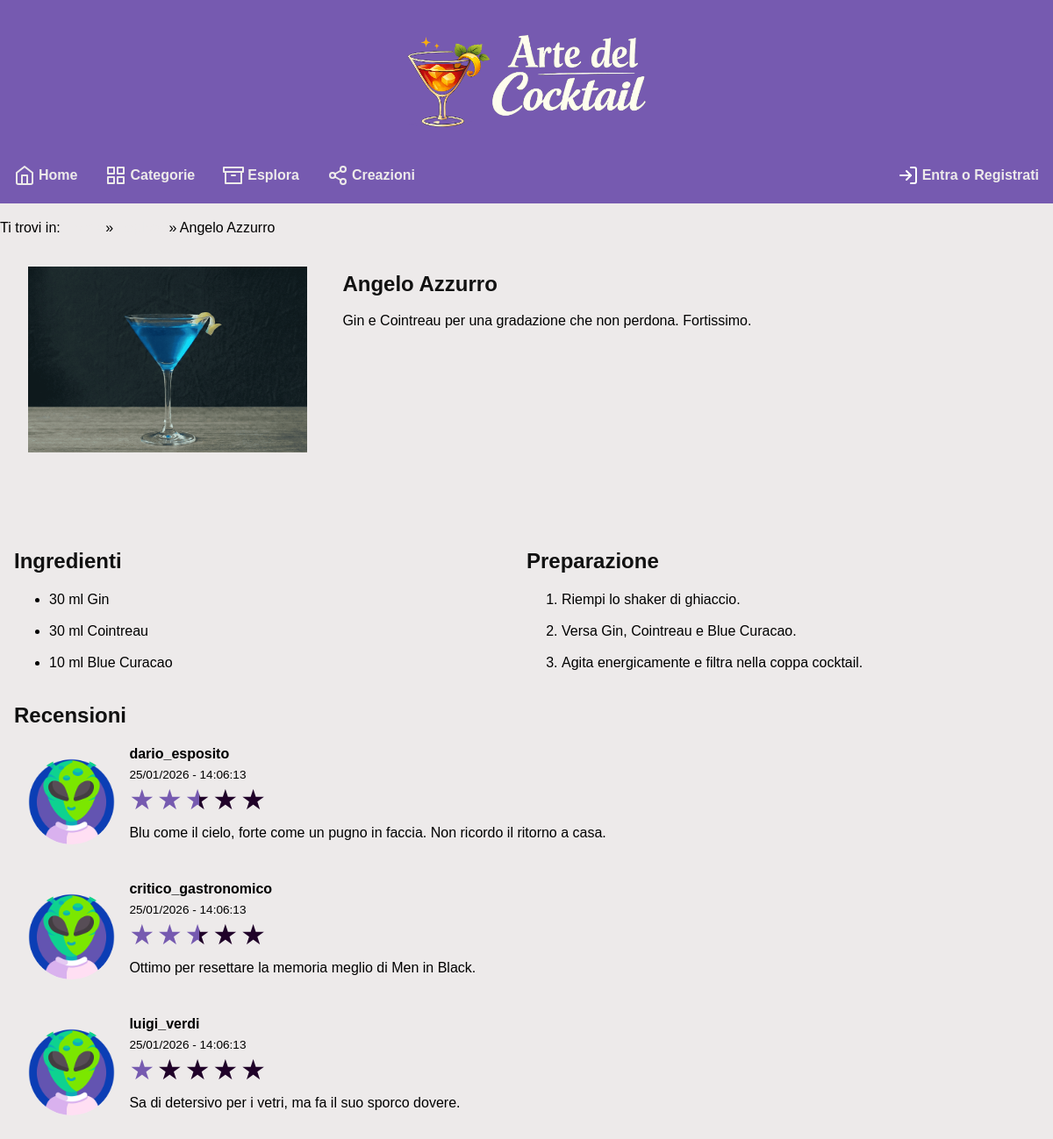
/drink.php?id=9, run on the app's committed database.
### tables this page shows
CREATE TABLE drinks (
    id INT PRIMARY KEY AUTO_INCREMENT,
    name VARCHAR(100) NOT NULL UNIQUE,
    description TEXT NOT NULL,
    poster VARCHAR(400) NOT NULL,
    creator_id INT NOT NULL REFERENCES users(id) ON DELETE CASCADE,
    category_id INT REFERENCES categories(id) ON DELETE SET NULL,
    created_at TIMESTAMP DEFAULT CURRENT_TIMESTAMP, 
    updated_at TIMESTAMP DEFAULT CURRENT_TIMESTAMP ON UPDATE CURRENT_TIMESTAMP
);

CREATE TABLE ingredients (
    id INT PRIMARY KEY AUTO_INCREMENT,
    name VARCHAR(400) NOT NULL,
    drink_id INT NOT NULL REFERENCES drinks(id) ON DELETE CASCADE,
    quantity VARCHAR(50) NOT NULL,
    created_at TIMESTAMP DEFAULT CURRENT_TIMESTAMP, 
    updated_at TIMESTAMP DEFAULT CURRENT_TIMESTAMP ON UPDATE CURRENT_TIMESTAMP
);

CREATE TABLE steps (
    id INT PRIMARY KEY AUTO_INCREMENT,
    drink_id INT NOT NULL REFERENCES drinks(id) ON DELETE CASCADE,
    num INT NOT NULL,
    description TEXT NOT NULL,
    created_at TIMESTAMP DEFAULT CURRENT_TIMESTAMP, 
    updated_at TIMESTAMP DEFAULT CURRENT_TIMESTAMP ON UPDATE CURRENT_TIMESTAMP
);

### src/db/db.php (called while the page is built, shortened)
<?php
require_once dirname(__FILE__) . "/User.php";
require_once dirname(__FILE__) . "/Drink.php";
require_once dirname(__FILE__) . "/Ingredient.php";
require_once dirname(__FILE__) . "/Step.php";
require_once dirname(__FILE__) . "/Review.php";
$pdo = null;
try {
    $pdo = new PDO(
        "mysql:host=db;port=3306;dbname=progetto",
        "progetto",
        "progetto",
        [PDO::ATTR_ERRMODE => PDO::ERRMODE_EXCEPTION]
    );
} catch (PDOException $e) {
    die("PDO error: " . $e->getMessage());
}
$drinkDao = new PdoDrinkDao($pdo);
$stepDao = new PdoStepDao($pdo);
$ingredientDao = new PdoIngredientDao($pdo);
$reviewDao = new PdoReviewDao($pdo);

### src/db/Drink.php (called while the page is built, shortened)
<?php
require_once dirname(__FILE__) . "/BaseModel.php";
class Drink extends BaseModel
{
    public function __construct(string $name, string $description, string $poster, User $creator, ?float $avgRating, ?Category $category, ?int $id, ?DateTime $created_at, ?DateTime $updated_at)
    {
        $this->name = $name;
        $this->description = $description;
        $this->poster = $poster;
    }
}
class PdoDrinkDao implements DrinkDao
{
    private PDO $pdo;
    public function __construct(PDO $pdo)
    {
        $this->pdo = $pdo;
    }
    private function mapRowToDrink(array $row): Drink
    {
        return new Drink(
            $row["name"],
            $row["description"],
            $row["poster"],
            new User(
                $row["creator__username"],
                $row["creator__email"],
                $row["creator__password"],
                $row["creator__bio"],
                $row["creator__picture"],
                $row["creator__is_admin"] === "1",
                (int) $row["creator__id"],
                new DateTime($row["creator__created_at"]),
                new DateTime($row["creator__updated_at"])
            ),
            $row["avg_rating"] !== null ? (float) $row["avg_rating"] : null,
            $row["category_id"] !== null ? new Category(
                $row["category__name"],
                $row["category__poster"],
                (int) $row["category__id"],
                new DateTime($row["category__created_at"]),
                new DateTime($row["category__updated_at"]),
            ) : null,
            (int) $row["id"],
            new DateTime($row["created_at"]),
            new DateTime($row["updated_at"]),
        );
    }
    public function findById(int $id): ?Drink
    {
        $stmt = $this->pdo->prepare("SELECT D.id AS id, D.name AS name, D.description AS description, D.poster AS poster,
        D.creator_id AS creator_id, D.category_id AS category_id, D.created_at AS created_at,
        D.updated_at AS updated_at,  U.id AS creator__id, U.username AS creator__username, U.email AS creator__email,
        U.password AS creator__password, U.is_admin AS creator__is_admin, U.created_at AS creator__created_at,
        U.picture AS creator__picture, U.bio AS creator__bio,
        U.updated_at AS creator__updated_at, C.id AS category__id, C.name AS category__name, C.poster AS category__poster,
        C.created_at AS category__created_at, C.updated_at AS category__updated_at,
        (SELECT AVG(rate) FROM reviews WHERE drink_id = D.id) AS avg_rating
        FROM drinks D
        JOIN users U ON U.id = D.creator_id
        LEFT JOIN categories C ON C.id = D.category_id
        WHERE D.id = :id");
        $stmt->bindParam("id", $id, PDO::PARAM_INT);
        $stmt->execute();
        if ($stmt->rowCount() === 1) {
            return $this->mapRowToDrink($stmt->fetch(PDO::FETCH_ASSOC));
        } else {
            return null;
        }
    }
}

### src/app/global.php (called while the page is built, shortened)
<?php
require_once dirname(__FILE__) . "/navbar.php";
require_once dirname(__FILE__, 2) . "/db/db.php";
function getTemplate(string $name): string
{
    return file_get_contents(dirname(__FILE__, 2) . "/templates/" . $name . ".html");
}
?>

### src/db/BaseModel.php (called while the page is built, shortened)
<?php
class BaseModel
{
    protected ?int $id;
    protected ?DateTime $updated_at;
    public function __construct(?int $id, ?DateTime $created_at, ?DateTime $updated_at)
    {
        $this->id = $id;
        $this->updated_at = $updated_at;
    }
    public function getId(): ?int
    {
        return $this->id;
    }
    public function getUpdatedAt(): ?DateTime
    {
        return $this->updated_at;
    }
}

### src/db/Ingredient.php (called while the page is built, shortened)
<?php
require_once dirname(__FILE__) . "/BaseModel.php";
class Ingredient extends BaseModel
{
    public function __construct(string $name, string $quantity, int $drinkId, ?int $id, ?DateTime $created_at, ?DateTime $updated_at)
    {
        $this->name = $name;
        $this->quantity = $quantity;
    }
}
class PdoIngredientDao implements IngredientDao
{
    private PDO $pdo;
    public function __construct(PDO $pdo)
    {
        $this->pdo = $pdo;
    }
    private function mapRowToIngredient(array $row): Ingredient
    {
        return new Ingredient(
            $row["name"],
            $row["quantity"],
            (int) $row["drink_id"],
            (int) $row["id"],
            new DateTime($row["created_at"]),
            new DateTime($row["updated_at"]),
        );
    }
    public function getAllForDrink(int $drinkId): array
    {
        $stmt = $this->pdo->prepare("SELECT id, name, quantity, drink_id, created_at, updated_at FROM ingredients WHERE drink_id = :drinkId");
        $stmt->bindParam("drinkId", $drinkId, PDO::PARAM_INT);
        $stmt->execute();
        $ingredients = [];
        foreach ($stmt->fetchAll(PDO::FETCH_ASSOC) as $row) {
            array_push($ingredients, $this->mapRowToIngredient($row));
        }
        return $ingredients;
    }
}

### src/db/Step.php (called while the page is built, shortened)
<?php
require_once dirname(__FILE__) . "/BaseModel.php";
class Step extends BaseModel
{
    public function __construct(int $number, string $description, int $drinkId, ?int $id, ?DateTime $created_at, ?DateTime $updated_at)
    {
        $this->description = $description;
    }
}
class PdoStepDao implements StepDao
{
    private PDO $pdo;
    public function __construct(PDO $pdo)
    {
        $this->pdo = $pdo;
    }
    private function mapRowToStep(array $row): Step
    {
        return new Step(
            $row["num"],
            $row["description"],
            (int) $row["drink_id"],
            (int) $row["id"],
            new DateTime($row["created_at"]),
            new DateTime($row["updated_at"]),
        );
    }
    public function getAllForDrink(int $drinkId): array
    {
        $stmt = $this->pdo->prepare("SELECT id, num, description, drink_id, created_at, updated_at FROM steps
        WHERE drink_id = :id ORDER BY num ASC");
        $stmt->bindParam("id", $drinkId, PDO::PARAM_INT);
        $stmt->execute();
        $steps = [];
        foreach ($stmt->fetchAll(PDO::FETCH_ASSOC) as $row) {
            array_push($steps, $this->mapRowToStep($row));
        }
        return $steps;
    }
}

### src/db/Review.php (called while the page is built, shortened)
<?php
require_once dirname(__FILE__) . "/BaseModel.php";
class Review extends BaseModel
{
    private User $author;
    public function __construct(string $text, int $rate, User $author, int $drinkId, ?int $id, ?DateTime $created_at, ?DateTime $updated_at)
    {
        $this->text = $text;
        $this->rate = $rate;
        $this->author = $author;
    }
    public function getAuthor(): User
    {
        return $this->author;
    }
}
class PdoReviewDao implements ReviewDao
{
    private PDO $pdo;
    public function __construct(PDO $pdo)
    {
        $this->pdo = $pdo;
    }
    private function mapRowToReview(array $row): Review
    {
        return new Review(
            $row["text"],
            (int) $row["rate"],
            new User(
                $row["user__username"],
                $row["user__email"],
                $row["user__password"],
                $row["user__bio"],
                $row["user__picture"],
                $row["user__is_admin"],
                (int) $row["user_id"],
                new DateTime($row["user__created_at"]),
                new DateTime($row["user__updated_at"])
            ),
            (int) $row["drink_id"],
            (int) $row["id"],
            new DateTime($row["created_at"]),
            new DateTime($row["updated_at"]),
        );
    }
    public function getAllForDrink(int $drinkId): array
    {
        $stmt = $this->pdo->prepare("SELECT R.id AS id, R.text AS text, R.rate AS rate,
        R.user_id AS user_id, R.created_at AS created_at, R.updated_at AS updated_at,
        R.drink_id AS drink_id, U.username AS user__username, U.email AS user__email,
        U.password AS user__password, U.is_admin AS user__is_admin,
        U.picture AS user__picture, U.bio AS user__bio,
        U.created_at AS user__created_at, U.updated_at AS user__updated_at
        FROM reviews R JOIN users U ON R.user_id = U.id WHERE R.drink_id = :id
        ORDER BY R.created_at DESC");
        $stmt->bindParam("id", $drinkId, PDO::PARAM_INT);
        $stmt->execute();
        $reviews = [];
        foreach ($stmt->fetchAll(PDO::FETCH_ASSOC) as $row) {
            array_push($reviews, $this->mapRowToReview($row));
        }
        return $reviews;
    }
}

### src/db/User.php (called while the page is built, shortened)
<?php
require_once dirname(__FILE__) . "/BaseModel.php";
class User extends BaseModel
{
    public function __construct(string $username, string $email, string $password, string $bio, ?string $picture, bool $is_admin, ?int $id = null, ?DateTime $created_at = null, ?DateTime $updated_at = null)
    {
        $this->username = $username;
    }
}

### src/drink.php (the view, shortened to what this page needs)
<?php
require_once dirname(__FILE__) . "/app/global.php";
$user = getLoggedUser();
$drink = $drinkDao->findById(intval($_GET["id"]));
$template = getTemplate("layout");
$template = str_replace("[title]", $drink->name . " | Arte del Cocktail", $template);
$template = str_replace("[description]", $drink->description, $template);
$template = str_replace("[keywords]", "drink, cocktails, alcolici, ricette, alcol, bar, ingredienti, come fare", $template);
$template = str_replace("[navbar]", getNavbar("", isset($_SESSION["user_id"])), $template);
$template = str_replace("[breadcrumb]", '<a href="/" lang="en">Home</a> » <a href="/esplora.php">Esplora</a> » ' . $drink->name, $template);
$content = getTemplate("drink");
$error = getPageError(__FILE__);
$content = str_replace(
    "[error]",
    isset($error) ? str_replace("[message]", $error, getTemplate("section_error")) : "",
    $content
);
$content = str_replace("[poster]", $drink->poster, $content);
$content = str_replace("[name]", $drink->name, $content);
$content = str_replace("[description]", $drink->description, $content);
if ($user !== null) {
    $isDrinkUserFavourite = $userDao->hasUserFavouriteDrink($user->getId(), $drink->getId());
    $actionsContent = '<div class="actions">';
    if ($isDrinkUserFavourite) {
        $actionsContent .= '<a href="drink.php?id=' . $drink->getId() . '&action=removeFavourite"
        class="btn btn-icon" id="btnFavourite" aria-label="Rimuovi questo drink dai preferiti" role="button">
            Rimuovi dai preferiti
        </a>';
    } else {
        $actionsContent .= '<a href="drink.php?id=' . $drink->getId() . '&action=addFavourite"
        class="btn btn-icon" id="btnFavourite" aria-label="Aggiungi questo drink ai preferiti" role="button">
            Aggiungi ai preferiti
        </a>';
    }
    if ($user->getId() === $drink->getCreator()->getId()) {
        $actionsContent .= '<a href="modifica-drink.php?id=' . $drink->getId() . '" class="btn btn-icon btn-warning" id="btnEdit"
         role="button" aria-label="Modifica questo drink">Modifica</a>';
        $actionsContent .= '<a href="drink.php?id=' . $drink->getId() . '&action=delete" class="btn btn-icon btn-danger" id="btnDelete"
         role="button" aria-label="Elimina questo drink">
            Elimina
        </a>';
    }
    $actionsContent .= "</div>";
    $content = str_replace("[actions]", $actionsContent, $content);
} else {
    $content = str_replace("[actions]", "", $content);
}
$ingredientsListContent = "";
foreach ($ingredientDao->getAllForDrink($drink->getId()) as $ingredient) {
    $ingredientsListContent .= "<li>" . $ingredient->quantity . " " . $ingredient->name . "</li>\n";
}
$content = str_replace("[ingredients]", $ingredientsListContent, $content);
$stepsListContent = "";
foreach ($stepDao->getAllForDrink($drink->getId()) as $step) {
    $stepsListContent .= "<li>" . $step->description . "</li>\n";
}
$content = str_replace("[steps]", $stepsListContent, $content);
$reviewsContent = "";
foreach ($reviewDao->getAllForDrink($drink->getId()) as $review) {
    $reviewCard = getTemplate("review");
    $reviewCard = str_replace("[rating]", $review->rate / 2.0, $reviewCard);
    $reviewCard = str_replace("[text]", $review->text, $reviewCard);
    $reviewCard = str_replace("[username]", $review->getAuthor()->username, $reviewCard);
    $reviewCard = str_replace("[datetime]", $review->getUpdatedAt()->format("d/m/Y - H:i:s"), $reviewCard);
    $reviewCard = str_replace("[user_icon]", "img/user-icon.png", $reviewCard);
    if (isset($user) && $user->getId() === $review->getAuthor()->getId()) {
        $reviewCard = str_replace("[actions]", '<a href="drink.php?id=' . $drink->getId() . '&action=deleteReview&reviewId=' . $review->getId() . '" class="btn btn-icon btn-danger" id="btnDeleteReview">Elimina</a>', $reviewCard);
    } else {
        $reviewCard = str_replace("[actions]", "", $reviewCard);
    }
    $reviewsContent .= $reviewCard;
}
$content = str_replace("[reviews]", $reviewsContent, $content);
$template = str_replace("[content]", $content, $template);
echo $template;
?>

### data on the page
drinks: name+description "Ti trovi in: » » Angelo Azzurro Angelo Azzurro Gin e Cointreau per una gradazione che non perdona. Fortissimo. Ingredienti Preparazione Recensioni dario_esposito 25/01/2026 - 14:06:13 Blu come il cielo, forte come un pugno in faccia. Non ricordo il ritorno a casa. critico_gastronomico 25/01/2026 - 14:06:13 Ottimo per resettare la memoria meglio di Men in Black. luigi_verdi 25/01/2026 - 14:06:13 Sa di detersivo per i vetri, ma fa il suo sporco dovere.", name+description (picture)
ingredients: quantity "30 ml", name "Gin"
ingredients: quantity "30 ml", name "Cointreau"
ingredients: quantity "10 ml", name "Blue Curacao"
steps: description "Riempi lo shaker di ghiaccio."
steps: description "Versa Gin, Cointreau e Blue Curacao."
steps: description "Agita energicamente e filtra nella coppa cocktail."
